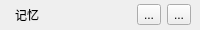
         <widget class="QWidget" name="memoryTitle" native="true">
          <property name="sizePolicy">
           <sizepolicy hsizetype="Expanding" vsizetype="Preferred">
            <horstretch>0</horstretch>
            <verstretch>0</verstretch>
           </sizepolicy>
          </property>
          <property name="minimumSize">
           <size>
            <width>0</width>
            <height>30</height>
           </size>
          </property>
          <property name="maximumSize">
           <size>
            <width>16777215</width>
            <height>30</height>
           </size>
          </property>
          <layout class="QHBoxLayout" name="horizontalLayout_12">
           <property name="leftMargin">
            <number>15</number>
           </property>
           <property name="topMargin">
            <number>0</number>
           </property>
           <property name="rightMargin">
            <number>9</number>
           </property>
           <property name="bottomMargin">
            <number>0</number>
           </property>
           <item>
            <widget class="QLabel" name="memoryLabel">
             <property name="sizePolicy">
              <sizepolicy hsizetype="Fixed" vsizetype="Preferred">
               <horstretch>0</horstretch>
               <verstretch>0</verstretch>
              </sizepolicy>
             </property>
             <property name="text">
              <string>记忆</string>
             </property>
            </widget>
           </item>
           <item>
            <spacer name="horizontalSpacer_15">
             <property name="orientation">
              <enum>Qt::Orientation::Horizontal</enum>
             </property>
             <property name="sizeHint" stdset="0">
              <size>
               <width>40</width>
               <height>20</height>
              </size>
             </property>
            </spacer>
           </item>
           <item>
            <widget class="QToolButton" name="delMemoryBtn">
             <property name="text">
              <string>...</string>
             </property>
            </widget>
           </item>
           <item>
            <widget class="QToolButton" name="memoryMoreBtn">
             <property name="text">
              <string>...</string>
             </property>
            </widget>
           </item>
          </layout>
         </widget>
